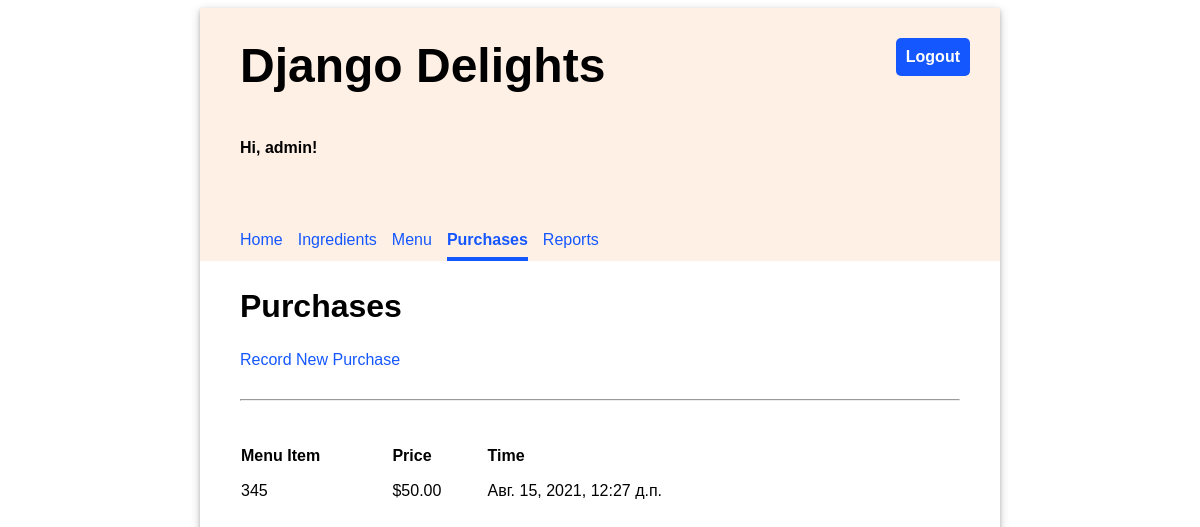
The page /purchases/ (signed in) on the database its author committed.
### restaurant/models.py (models this page shows, shortened)
class Purchase(models.Model):
    menu_item = models.ForeignKey(MenuItem, on_delete=models.CASCADE)
    timestamp = models.DateTimeField(auto_now_add=True)

class MenuItem(models.Model):
    title = models.CharField(max_length=200, unique=True)
    price = models.FloatField(default=0.00)

### restaurant/views.py (the view)
# urls.py: path('purchases/', views.PurchasesView.as_view(), name="purchases"),
class PurchasesView(LoginRequiredMixin, ListView):
    template_name = "inventory/purchase_list.html"
    model = Purchase

### restaurant/templates/inventory/purchase_list.html (shortened to what this page needs)
{% extends 'base.html' %}
{% load static %}
{% block content %}
    <h2>Purchases</h2>
    <a href="{% url 'add_purchase' %}">Record New Purchase</a>
    <hr/>
    <table class="inventory-table">
        <thead>
            <tr>
                <th>Menu Item</th>
                <th>Price</th>
                <th>Time</th>
            </tr>
        </thead>
        <tbody>
        {% for purchase in object_list %}
            <tr>
                <td>{{ purchase.menu_item.title }}</td>
                <td class="price">${{ purchase.menu_item.price|stringformat:".2f" }}</td>
                <td>{{ purchase.timestamp }}</td>
            </tr>
        {% endfor %}
        </tbody>
    </table>
{% endblock %}

### restaurant/templates/base.html (shortened to what this page needs)
<!DOCTYPE html>
<html>
<head>
  {% load static %}
  <link rel="stylesheet" type="text/css" href="{% static 'restaurant/style.css' %}" />
</head>
<body>
  <div class="app">
  <header>
    <div class="header-first-row">
      <h1 class="title">Django Delights</h1>
      {% if user.is_authenticated %}
      <a class="logout" href="/logout">Logout</a>
      {% endif %}
    </div>
    {% if user.is_authenticated %}
      <p>Hi, {{ user.username }}!</p>
      <nav class="navbar">
        {% url 'home' as home_url %}
        {% url 'ingredients' as ingredients_url %}
        {% url 'menu' as menu_url %}
        {% url 'purchases' as purchases_url %}
        {% url 'reports' as reports_url %}
        <a class="nav-item{% if request.path == home_url %} current-page{% endif %}" href="{% url 'home' %}">Home</a>
        <a class="nav-item{% if request.path == ingredients_url %} current-page{% endif %}" href="{% url 'ingredients' %}">Ingredients</a>
        <a class="nav-item{% if request.path == menu_url %} current-page{% endif %}" href="{% url 'menu' %}">Menu</a>
        <a class="nav-item{% if request.path == purchases_url %} current-page{% endif %}" href="{% url 'purchases' %}">Purchases</a>
        <a class="nav-item{% if request.path == reports_url %} current-page{% endif %}" href="{% url 'reports' %}">Reports</a>
      </nav>
    {% endif %}
  </header>
  <main>
    {% block content %}
    {% endblock %}
  </main>
  </div>
</body>
</html>

### restaurant/static/restaurant/style.css (style rules this page uses)
body { font-family: 'Oxygen', sans-serif; }
hr { margin: 30px 0; }
header { background-color: #FFF0E5; min-height: 200px; display: flex; align-items: center; flex-direction: column; align-items: flex-start; padding-left: 40px; }
main { display: flex; flex-direction: column; padding: 0 40px 20px 40px; justify-content: center; }
main h2 { font-size: 2em; }
.app { min-width: 800px; max-width: 60%; margin: 0 auto; box-shadow: 0 2px 4px 0 rgba(0, 0, 0, 0.2), 0 3px 10px 0 rgba(0, 0, 0, 0.19); }
.title { font-size: 3em; padding: 30px 0; margin: auto 0; }
header p { font-weight: bold; }
.navbar { margin-top: 50px; display: flex; width: 100%; }
.navbar a { text-decoration: none; padding: 8px 0; color: #1557FF; margin-right: 15px; }
.navbar a:hover, .navbar .current-page { border-bottom: solid 4px #1557FF; border-spacing: 0 15px; font-weight: bold; }
main table { text-align: left; border-collapse: separate; border-spacing: 0 15px; width: 80%; }
.header-first-row { width: 100%; display: flex; justify-content: space-between; }
.logout { height: max-content; text-align: center; text-decoration: none; border: 0px; background-color: #1557FF; border-radius: 5px; color: white; padding: 10px; font-weight: bold; margin: 30px; font-size: 1em; }
a { text-decoration: none; color: #1557FF; }

### rows shown on the page
Purchase: menu_item "345", menu_item.price "50.00", timestamp "Авг. 15, 2021, 12:27 д.п."

### other values the page prints
{{ user.username }} "admin"
